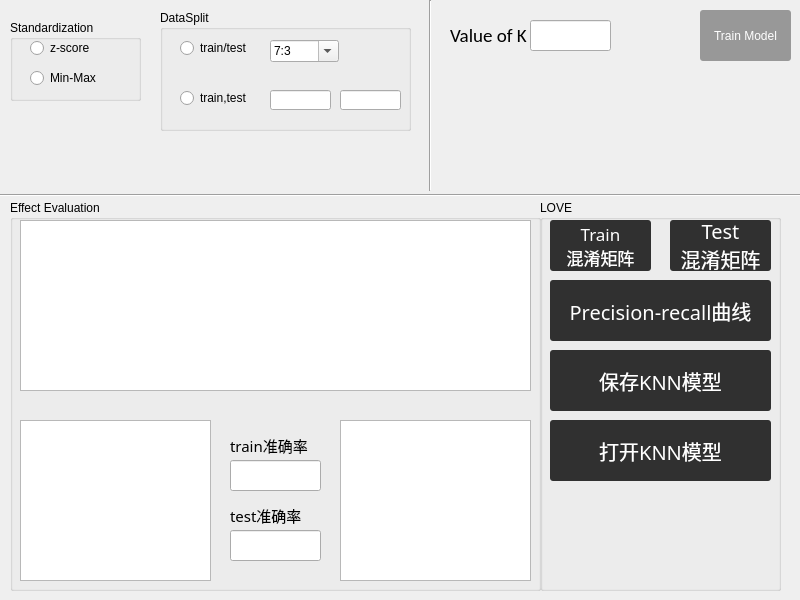
<?xml version="1.0" encoding="UTF-8"?>
<ui version="4.0">
 <class>Dialog</class>
 <widget class="QDialog" name="Dialog">
  <property name="geometry">
   <rect>
    <x>0</x>
    <y>0</y>
    <width>800</width>
    <height>600</height>
   </rect>
  </property>
  <property name="minimumSize">
   <size>
    <width>800</width>
    <height>600</height>
   </size>
  </property>
  <property name="maximumSize">
   <size>
    <width>800</width>
    <height>600</height>
   </size>
  </property>
  <property name="windowTitle">
   <string>KNN Classifier</string>
  </property>
  <widget class="QLabel" name="label">
   <property name="geometry">
    <rect>
     <x>450</x>
     <y>20</y>
     <width>81</width>
     <height>31</height>
    </rect>
   </property>
   <property name="font">
    <font>
     <family>Calibri</family>
     <pointsize>14</pointsize>
    </font>
   </property>
   <property name="text">
    <string>Value of K</string>
   </property>
  </widget>
  <widget class="QPushButton" name="knn_action">
   <property name="geometry">
    <rect>
     <x>700</x>
     <y>10</y>
     <width>91</width>
     <height>51</height>
    </rect>
   </property>
   <property name="styleSheet">
    <string notr="true">QPushButton { background-color:rgb(152, 152, 152); border-radius: 3px; color: rgb(255, 255, 255); } QPushButton:hover { background-color:rgb(91, 91, 136)}</string>
   </property>
   <property name="text">
    <string>Train Model</string>
   </property>
  </widget>
  <widget class="QLineEdit" name="kedit">
   <property name="geometry">
    <rect>
     <x>530</x>
     <y>20</y>
     <width>81</width>
     <height>31</height>
    </rect>
   </property>
  </widget>
  <widget class="Line" name="line">
   <property name="geometry">
    <rect>
     <x>0</x>
     <y>180</y>
     <width>801</width>
     <height>31</height>
    </rect>
   </property>
   <property name="orientation">
    <enum>Qt::Horizontal</enum>
   </property>
  </widget>
  <widget class="QGroupBox" name="groupBox_3">
   <property name="geometry">
    <rect>
     <x>10</x>
     <y>20</y>
     <width>131</width>
     <height>81</height>
    </rect>
   </property>
   <property name="title">
    <string>Standardization</string>
   </property>
   <widget class="QRadioButton" name="s_radio_2">
    <property name="geometry">
     <rect>
      <x>20</x>
      <y>50</y>
      <width>89</width>
      <height>16</height>
     </rect>
    </property>
    <property name="text">
     <string>Min-Max</string>
    </property>
   </widget>
   <widget class="QRadioButton" name="s_radio_1">
    <property name="geometry">
     <rect>
      <x>20</x>
      <y>20</y>
      <width>89</width>
      <height>16</height>
     </rect>
    </property>
    <property name="text">
     <string>z-score</string>
    </property>
   </widget>
  </widget>
  <widget class="QGroupBox" name="groupBox_4">
   <property name="geometry">
    <rect>
     <x>160</x>
     <y>10</y>
     <width>251</width>
     <height>121</height>
    </rect>
   </property>
   <property name="title">
    <string>DataSplit</string>
   </property>
   <widget class="QRadioButton" name="d_radio_2">
    <property name="geometry">
     <rect>
      <x>20</x>
      <y>80</y>
      <width>81</width>
      <height>16</height>
     </rect>
    </property>
    <property name="text">
     <string>train,test</string>
    </property>
   </widget>
   <widget class="QRadioButton" name="d_radio_1">
    <property name="geometry">
     <rect>
      <x>20</x>
      <y>30</y>
      <width>89</width>
      <height>16</height>
     </rect>
    </property>
    <property name="text">
     <string>train/test</string>
    </property>
   </widget>
   <widget class="QLineEdit" name="train">
    <property name="geometry">
     <rect>
      <x>110</x>
      <y>80</y>
      <width>61</width>
      <height>20</height>
     </rect>
    </property>
   </widget>
   <widget class="QLineEdit" name="test">
    <property name="geometry">
     <rect>
      <x>180</x>
      <y>80</y>
      <width>61</width>
      <height>20</height>
     </rect>
    </property>
   </widget>
   <widget class="QComboBox" name="tt_box">
    <property name="geometry">
     <rect>
      <x>110</x>
      <y>30</y>
      <width>69</width>
      <height>22</height>
     </rect>
    </property>
    <property name="styleSheet">
     <string notr="true">QPushButton { background-color:rgb(152, 152, 152); border-radius: 3px; color: rgb(255, 255, 255); } QPushButton:hover { background-color:rgb(91, 91, 136)}</string>
    </property>
    <property name="editable">
     <bool>true</bool>
    </property>
    <item>
     <property name="text">
      <string>7:3</string>
     </property>
    </item>
    <item>
     <property name="text">
      <string>9:1</string>
     </property>
    </item>
    <item>
     <property name="text">
      <string>8:2</string>
     </property>
    </item>
    <item>
     <property name="text">
      <string>6:4</string>
     </property>
    </item>
    <item>
     <property name="text">
      <string>5:5</string>
     </property>
    </item>
   </widget>
  </widget>
  <widget class="Line" name="line_2">
   <property name="geometry">
    <rect>
     <x>420</x>
     <y>0</y>
     <width>20</width>
     <height>191</height>
    </rect>
   </property>
   <property name="font">
    <font>
     <pointsize>13</pointsize>
     <weight>50</weight>
     <bold>false</bold>
    </font>
   </property>
   <property name="lineWidth">
    <number>1</number>
   </property>
   <property name="orientation">
    <enum>Qt::Vertical</enum>
   </property>
  </widget>
  <widget class="QGroupBox" name="groupBox">
   <property name="geometry">
    <rect>
     <x>10</x>
     <y>200</y>
     <width>531</width>
     <height>391</height>
    </rect>
   </property>
   <property name="title">
    <string>Effect Evaluation</string>
   </property>
   <widget class="QTableWidget" name="dtable01">
    <property name="geometry">
     <rect>
      <x>10</x>
      <y>20</y>
      <width>511</width>
      <height>171</height>
     </rect>
    </property>
   </widget>
   <widget class="QTableWidget" name="dtable02">
    <property name="geometry">
     <rect>
      <x>10</x>
      <y>220</y>
      <width>191</width>
      <height>161</height>
     </rect>
    </property>
   </widget>
   <widget class="QTableWidget" name="dtable03">
    <property name="geometry">
     <rect>
      <x>330</x>
      <y>220</y>
      <width>191</width>
      <height>161</height>
     </rect>
    </property>
   </widget>
   <widget class="QLabel" name="label_2">
    <property name="geometry">
     <rect>
      <x>220</x>
      <y>230</y>
      <width>91</width>
      <height>31</height>
     </rect>
    </property>
    <property name="font">
     <font>
      <family>幼圆</family>
      <pointsize>11</pointsize>
     </font>
    </property>
    <property name="text">
     <string>train准确率</string>
    </property>
   </widget>
   <widget class="QLabel" name="label_3">
    <property name="geometry">
     <rect>
      <x>220</x>
      <y>300</y>
      <width>91</width>
      <height>31</height>
     </rect>
    </property>
    <property name="font">
     <font>
      <family>幼圆</family>
      <pointsize>11</pointsize>
     </font>
    </property>
    <property name="text">
     <string>test准确率</string>
    </property>
   </widget>
   <widget class="QLineEdit" name="train_e">
    <property name="geometry">
     <rect>
      <x>220</x>
      <y>260</y>
      <width>91</width>
      <height>31</height>
     </rect>
    </property>
   </widget>
   <widget class="QLineEdit" name="test_e">
    <property name="geometry">
     <rect>
      <x>220</x>
      <y>330</y>
      <width>91</width>
      <height>31</height>
     </rect>
    </property>
   </widget>
  </widget>
  <widget class="QGroupBox" name="groupBox_2">
   <property name="geometry">
    <rect>
     <x>540</x>
     <y>200</y>
     <width>241</width>
     <height>391</height>
    </rect>
   </property>
   <property name="title">
    <string>LOVE</string>
   </property>
   <widget class="QPushButton" name="mm_Button02">
    <property name="geometry">
     <rect>
      <x>130</x>
      <y>20</y>
      <width>101</width>
      <height>51</height>
     </rect>
    </property>
    <property name="font">
     <font>
      <family>幼圆</family>
      <pointsize>15</pointsize>
     </font>
    </property>
    <property name="styleSheet">
     <string notr="true">QPushButton { background-color:rgb(48, 48, 48); border-radius: 3px; color: rgb(255, 255, 255); } QPushButton:hover { background-color:rgb(91, 91, 136)}</string>
    </property>
    <property name="text">
     <string>Test
混淆矩阵</string>
    </property>
   </widget>
   <widget class="QPushButton" name="roc_Button">
    <property name="geometry">
     <rect>
      <x>10</x>
      <y>80</y>
      <width>221</width>
      <height>61</height>
     </rect>
    </property>
    <property name="font">
     <font>
      <family>幼圆</family>
      <pointsize>15</pointsize>
     </font>
    </property>
    <property name="styleSheet">
     <string notr="true">QPushButton { background-color:rgb(48, 48, 48); border-radius: 3px; color: rgb(255, 255, 255); } QPushButton:hover { background-color:rgb(91, 91, 136)}</string>
    </property>
    <property name="text">
     <string>Precision-recall曲线</string>
    </property>
   </widget>
   <widget class="QPushButton" name="mm_Button01">
    <property name="geometry">
     <rect>
      <x>10</x>
      <y>20</y>
      <width>101</width>
      <height>51</height>
     </rect>
    </property>
    <property name="font">
     <font>
      <family>幼圆</family>
      <pointsize>13</pointsize>
     </font>
    </property>
    <property name="styleSheet">
     <string notr="true">QPushButton { background-color:rgb(48, 48, 48); border-radius: 3px; color: rgb(255, 255, 255); } QPushButton:hover { background-color:rgb(91, 91, 136)}</string>
    </property>
    <property name="text">
     <string>Train
混淆矩阵</string>
    </property>
   </widget>
   <widget class="QPushButton" name="save_button">
    <property name="geometry">
     <rect>
      <x>10</x>
      <y>150</y>
      <width>221</width>
      <height>61</height>
     </rect>
    </property>
    <property name="font">
     <font>
      <family>幼圆</family>
      <pointsize>15</pointsize>
     </font>
    </property>
    <property name="styleSheet">
     <string notr="true">QPushButton { background-color:rgb(48, 48, 48); border-radius: 3px; color: rgb(255, 255, 255); } QPushButton:hover { background-color:rgb(91, 91, 136)}</string>
    </property>
    <property name="text">
     <string>保存KNN模型</string>
    </property>
   </widget>
   <widget class="QPushButton" name="open_button">
    <property name="geometry">
     <rect>
      <x>10</x>
      <y>220</y>
      <width>221</width>
      <height>61</height>
     </rect>
    </property>
    <property name="font">
     <font>
      <family>幼圆</family>
      <pointsize>15</pointsize>
     </font>
    </property>
    <property name="styleSheet">
     <string notr="true">QPushButton { background-color:rgb(48, 48, 48); border-radius: 3px; color: rgb(255, 255, 255); } QPushButton:hover { background-color:rgb(91, 91, 136)}</string>
    </property>
    <property name="text">
     <string>打开KNN模型</string>
    </property>
   </widget>
  </widget>
 </widget>
 <resources/>
 <connections/>
</ui>
